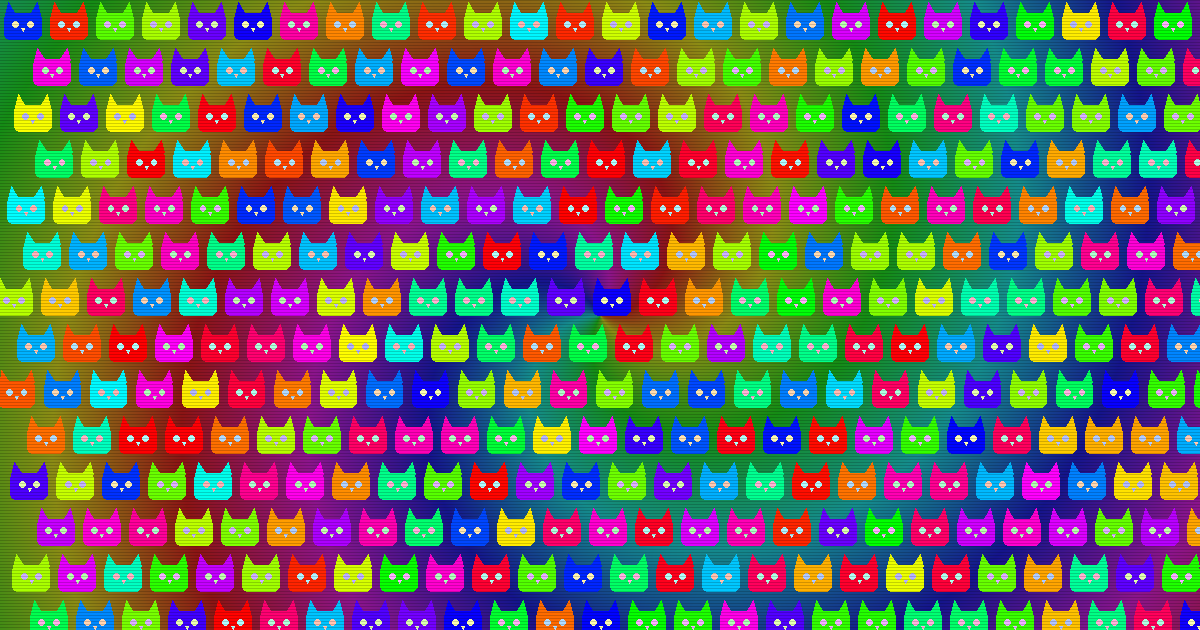
#> input picture img/og-image.png, 1200 x 630 px
$ python og-nullpo.py
#> lines starting #> are read from the running program, lines starting #| are printed output that depends on the picture; after the words box and inside, x2 and y2 are one past the last pixel; in counts of white or black regions, pixels touching at a corner belong together
#!/usr/bin/env python3
"""Build img/og-nullpo.png, the site's social-preview card.

The old cat-tile image (img/og-image.png) is laid over a white 1200x630 canvas
at low opacity as a texture, softened further behind the middle of the card so
the nullpo ASCII art (img/nullpo.png) reads clearly. The art itself is scaled
up with nearest-neighbour, keeping the pixel art crisp.

    python3 build/og-nullpo.py
"""

from pathlib import Path

from PIL import Image, ImageDraw, ImageFilter

ROOT = Path(__file__).resolve().parent.parent
IMG = ROOT / "img"

CARD = (1200, 630)
OVERLAY_ALPHA = 0.45  # how strongly the cat tiles show through
VEIL_ALPHA = 0.50     # white wash behind the art, so the thin strokes stay legible
VEIL_PAD = 24         # how far the wash extends past the art, before blurring
NULLPO_SCALE = 3      # integer, so nearest-neighbour stays pixel-exact
INK = (28, 24, 32, 255)


def main() -> None:
    card = Image.new("RGBA", CARD, (255, 255, 255, 255))
#> card: PIL image 1200x630 RGBA; every value is 255

    overlay = Image.open(IMG / "og-image.png").convert("RGBA").resize(CARD, Image.LANCZOS)
    overlay.putalpha(overlay.getchannel("A").point(lambda v: int(v * OVERLAY_ALPHA)))
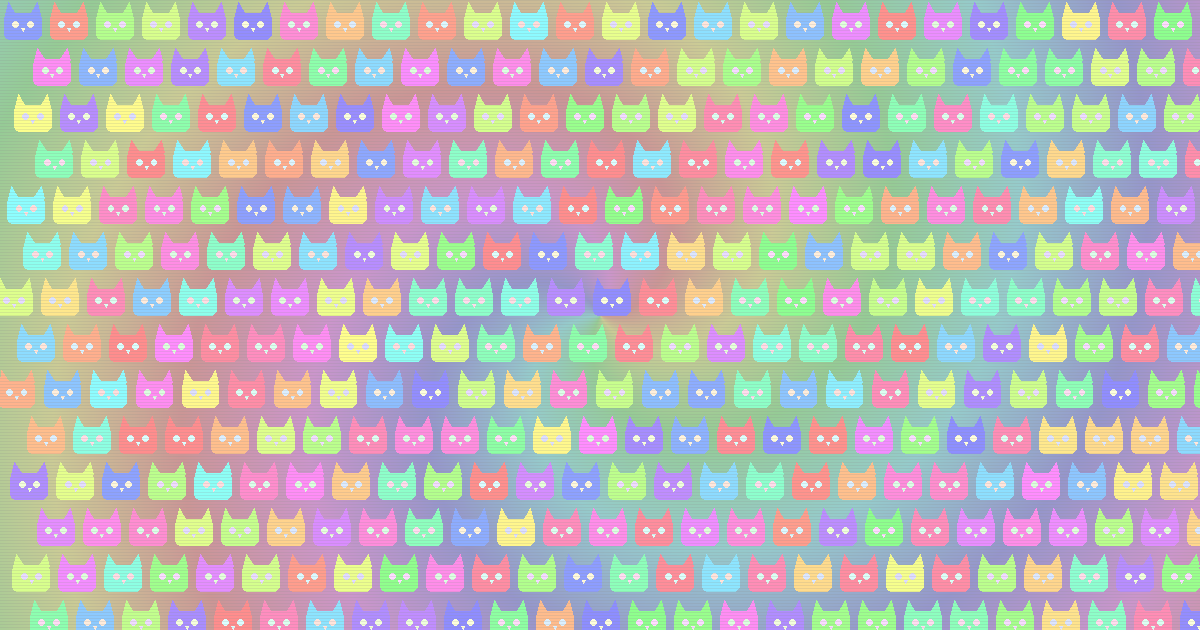
#> overlay: PIL image 1200x630 RGBA; mean R, G, B, A 106.2, 102.5, 96.7, 114; transparent parts drawn white
    card.alpha_composite(overlay)

    # nullpo.png is opaque 1-bit art, so key out its white background: the ink
    # becomes the alpha channel and the tiles keep showing through around it.
    art = Image.open(IMG / "nullpo.png").convert("L")
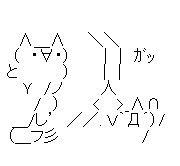
#> input picture img/nullpo.png, 180 x 166 px
#> art: PIL image 180x166 L; 97.4% white; black in thin lines or dots, all inside (x1, y1, x2, y2) = (7, 32, 165, 144)
    art = art.resize((art.width * NULLPO_SCALE, art.height * NULLPO_SCALE), Image.NEAREST)
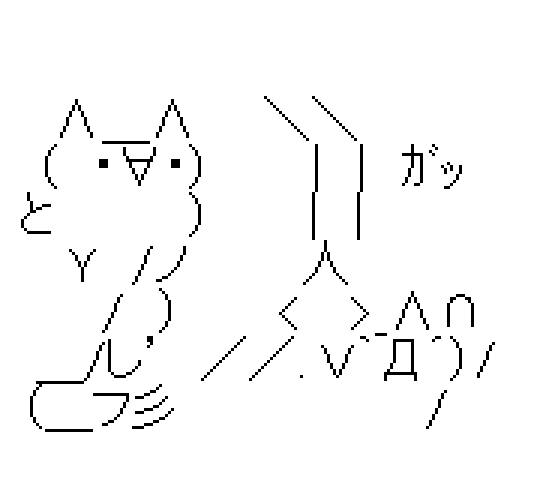
#> art: PIL image 540x498 L; 97.4% white; 49 black regions (3 under 20 px), largest, box (x1, y1, x2, y2) and area: (30, 342, 105, 429) 396, (384, 339, 417, 381) 378, (312, 144, 318, 240) 288
    nullpo = Image.new("RGBA", art.size, INK)
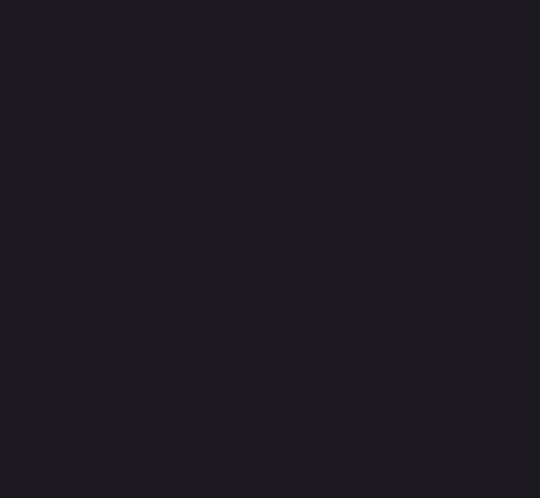
#> nullpo: PIL image 540x498 RGBA; mean R, G, B, A 28, 24, 32, 255
    nullpo.putalpha(art.point(lambda v: 255 - v))
    at = ((CARD[0] - nullpo.width) // 2, (CARD[1] - nullpo.height) // 2)
#> at = (330, 66)

    veil = Image.new("RGBA", CARD, (255, 255, 255, 0))
    ImageDraw.Draw(veil).rounded_rectangle(
        (at[0] - VEIL_PAD, at[1] - VEIL_PAD,
         at[0] + nullpo.width + VEIL_PAD, at[1] + nullpo.height + VEIL_PAD),
        radius=48,
        fill=(255, 255, 255, int(255 * VEIL_ALPHA)),
    )
    card.alpha_composite(veil.filter(ImageFilter.GaussianBlur(90)))
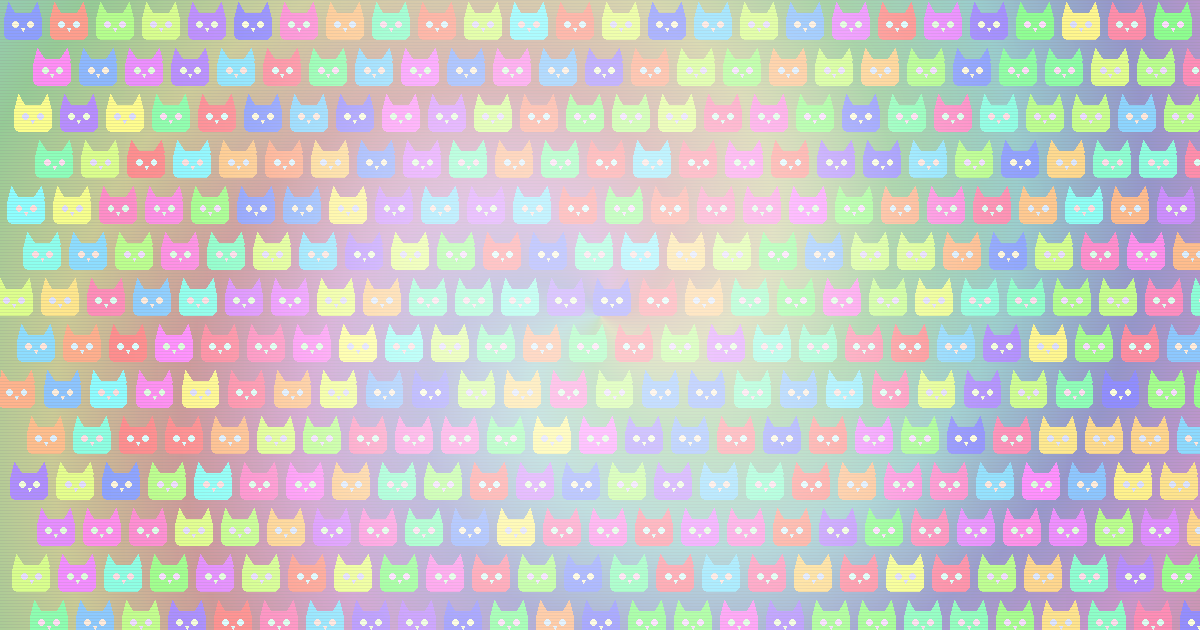
#> card: PIL image 1200x630 RGBA; mean R, G, B, A 202, 200.8, 198.3, 255

    card.alpha_composite(nullpo, at)
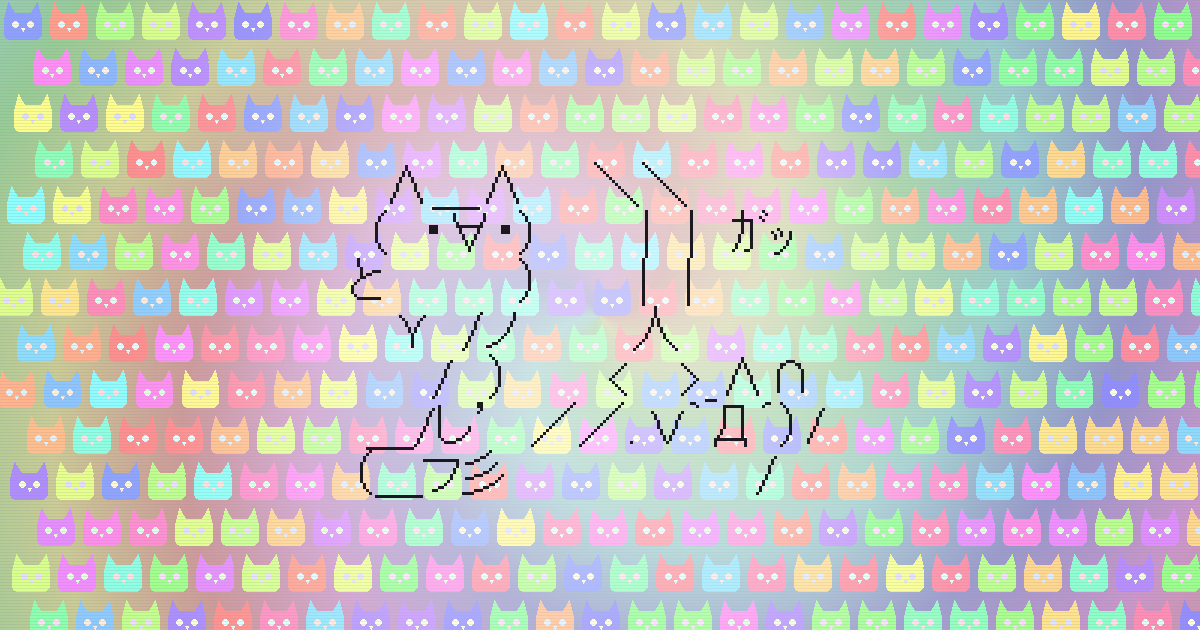
#> card: PIL image 1200x630 RGBA; mean R, G, B, A 200.2, 199, 196.6, 255

    out = IMG / "og-nullpo.png"
    card.convert("RGB").save(out, optimize=True)
    print(f"Wrote {out.relative_to(ROOT)} ({card.width}x{card.height})")
#| Wrote img/og-nullpo.png (1200x630)


if __name__ == "__main__":
    main()
